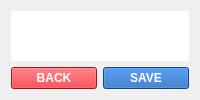
            <widget class="QWidget" name="page_4">
             <layout class="QGridLayout" name="gridLayout_17">
              <item row="0" column="0" colspan="2">
               <widget class="QWidget" name="widget_10" native="true">
                <property name="styleSheet">
                 <string notr="true">background-color: rgb(255, 255, 255);</string>
                </property>
                <layout class="QGridLayout" name="gridLayout_18"/>
               </widget>
              </item>
              <item row="1" column="0">
               <widget class="QPushButton" name="pushButton_20">
                <property name="font">
                 <font>
                  <weight>75</weight>
                  <bold>true</bold>
                 </font>
                </property>
                <property name="styleSheet">
                 <string notr="true">color: rgb(255, 255, 255);
background-color: rgb(224, 27, 36);</string>
                </property>
                <property name="text">
                 <string>BACK</string>
                </property>
               </widget>
              </item>
              <item row="1" column="1">
               <widget class="QPushButton" name="pushButton_18">
                <property name="font">
                 <font>
                  <weight>75</weight>
                  <bold>true</bold>
                 </font>
                </property>
                <property name="styleSheet">
                 <string notr="true">color: rgb(255, 255, 255);
background-color: rgb(26, 95, 180);</string>
                </property>
                <property name="text">
                 <string>SAVE</string>
                </property>
               </widget>
              </item>
             </layout>
            </widget>
